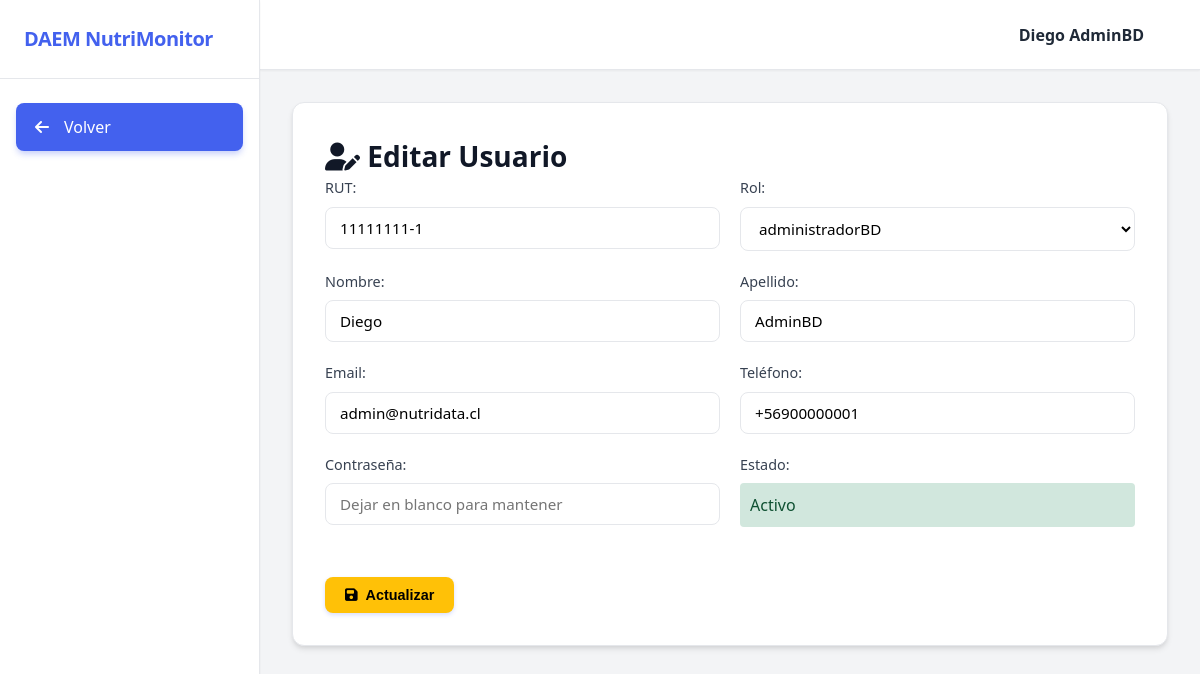
The page /public/AdminBD/crud_usuario/edit.php?id=1 (signed in) on the database its author committed.
### tables this page shows
CREATE TABLE Usuario (
    Id INT AUTO_INCREMENT PRIMARY KEY,
    Id_Rol INT,
    Rut VARCHAR(10),
    Nombre VARCHAR(255),
    Apellido VARCHAR(255),
    Contraseña VARCHAR(255),
    Telefono VARCHAR(255),
    Email VARCHAR(255),
    Estado BOOLEAN,
    FechaEliminacion DATE,
    MotivoEliminacion TEXT,
    FOREIGN KEY (Id_Rol) REFERENCES Rol(Id)
);

CREATE TABLE Rol (
    Id INT AUTO_INCREMENT PRIMARY KEY,
    Nombre VARCHAR(255)
);

### public/AdminBD/crud_usuario/edit.php (the view, shortened to what this page needs)
<?php
$pdo = getConnection();
$id_usuario = $_GET['id'] ?? null;
$stmt = $pdo->prepare("SELECT * FROM Usuario WHERE Id = ?");
$stmt->execute([$id_usuario]);
$usuario = $stmt->fetch(PDO::FETCH_ASSOC);
$es_activo = ($usuario['Estado'] == 1);
$readonly_attr = $es_activo ? '' : 'disabled';
$roles = $pdo->query("SELECT Id, Nombre FROM Rol ORDER BY Nombre")->fetchAll(PDO::FETCH_ASSOC);
$errores = [];
if ($_SERVER['REQUEST_METHOD'] === 'POST') {
    if (!$es_activo) {
        $_SESSION['error'] = "Usuario inactivo no editable.";
        header("Location: ../../dashboard_admin_bd.php?vista=usuarios");
        exit;
    }
    $rut = trim($_POST['rut']);
    $nombre = trim($_POST['nombre']);
    $apellido = trim($_POST['apellido']);
    $email = trim($_POST['email']);
    $telefono = trim($_POST['telefono']);
    $nueva_contrasena = $_POST['contrasena'];
    $rol_id = $_POST['rol_id'];
    if (empty($rut) || empty($nombre) || empty($rol_id)) {
        $errores[] = "Campos obligatorios faltantes.";
    } else {
        try {
            if (!empty($nueva_contrasena)) {
                $pass_hashed = password_hash($nueva_contrasena, PASSWORD_DEFAULT);
                $sql = "UPDATE Usuario SET Id_Rol=?, Rut=?, Nombre=?, Apellido=?, Email=?, Telefono=?, Contraseña=? WHERE Id=?";
                $pdo->prepare($sql)->execute([$rol_id, $rut, $nombre, $apellido, $email, $telefono, $pass_hashed, $id_usuario]);
            } else {
                $sql = "UPDATE Usuario SET Id_Rol=?, Rut=?, Nombre=?, Apellido=?, Email=?, Telefono=? WHERE Id=?";
                $pdo->prepare($sql)->execute([$rol_id, $rut, $nombre, $apellido, $email, $telefono, $id_usuario]);
            }
            $_SESSION['success_message'] = "Usuario actualizado.";
            header("Location: ../../dashboard_admin_bd.php?vista=usuarios");
            exit;
        } catch (PDOException $e) {
            $errores[] = "Error: " . $e->getMessage();
        }
    }
} else {
    $rut = $usuario['Rut']; $nombre = $usuario['Nombre']; $apellido = $usuario['Apellido'];
    $email = $usuario['Email']; $telefono = $usuario['Telefono']; $rol_id = $usuario['Id_Rol'];
}
?>
<!DOCTYPE html>
<html lang="es">
<head>
    <link rel="stylesheet" href="../../css/styles.css">
    <link rel="stylesheet" href="https://cdnjs.cloudflare.com/ajax/libs/font-awesome/6.4.0/css/all.min.css">
</head>
<body>
    <div class="dashboard-wrapper">
        <aside class="sidebar">
            <div class="sidebar-header"><h2>DAEM NutriMonitor</h2></div>
            <nav class="sidebar-nav">
                 <a href="../../dashboard_admin_bd.php?vista=usuarios" class="nav-item active"><i class="fa-solid fa-arrow-left"></i> Volver</a>
            </nav>
        </aside>
        <main class="main-content">
            <header class="header">
                <div class="header-user"><?php echo htmlspecialchars($_SESSION['user_nombre'] ?? 'Usuario'); ?></div>
            </header>
            <section class="content-body">
                <div class="content-container">
                    <?php if ($es_activo): ?>
                        <h1><i class="fa-solid fa-user-pen"></i> Editar Usuario</h1>
                    <?php else: ?>
                        <h1 style="color: #6c757d;"><i class="fa-solid fa-user-lock"></i> Usuario Inactivo</h1>
                    <?php endif; ?>
                    <form method="POST" class="crud-form">
                        <div style="display:flex; gap:20px;">
                            <div class="form-group" style="flex:1;"><label>RUT:</label><input type="text" name="rut" value="<?php echo htmlspecialchars($rut); ?>" <?php echo $readonly_attr; ?>></div>
                            <div class="form-group" style="flex:1;">
                                <label>Rol:</label>
                                <select name="rol_id" <?php echo $readonly_attr; ?>>
                                    <?php foreach ($roles as $r): ?>
                                        <option value="<?php echo $r['Id']; ?>" <?php echo ($r['Id'] == $rol_id) ? 'selected' : ''; ?>><?php echo htmlspecialchars($r['Nombre']); ?></option>
                                    <?php endforeach; ?>
                                </select>
                            </div>
                        </div>
                        <div style="display:flex; gap:20px;">
                            <div class="form-group" style="flex:1;"><label>Nombre:</label><input type="text" name="nombre" value="<?php echo htmlspecialchars($nombre); ?>" <?php echo $readonly_attr; ?>></div>
                            <div class="form-group" style="flex:1;"><label>Apellido:</label><input type="text" name="apellido" value="<?php echo htmlspecialchars($apellido); ?>" <?php echo $readonly_attr; ?>></div>
                        </div>
                        <div style="display:flex; gap:20px;">
                            <div class="form-group" style="flex:1;"><label>Email:</label><input type="email" name="email" value="<?php echo htmlspecialchars($email); ?>" <?php echo $readonly_attr; ?>></div>
                            <div class="form-group" style="flex:1;"><label>Teléfono:</label><input type="text" name="telefono" value="<?php echo htmlspecialchars($telefono); ?>" <?php echo $readonly_attr; ?>></div>
                        </div>
                        <div style="display:flex; gap:20px;">
                            <div class="form-group" style="flex:1;"><label>Contraseña:</label><input type="password" name="contrasena" placeholder="Dejar en blanco para mantener" <?php echo $readonly_attr; ?>></div>
                            <div class="form-group" style="flex:1;">
                                <label>Estado:</label>
                                <?php if ($es_activo): ?>
                                    <div style="padding:10px; background:#d1e7dd; color:#0f5132; border-radius:4px;">Activo</div>
                                <?php else: ?>
                                    <div style="padding:10px; background:#f8d7da; color:#842029; border-radius:4px;">
                                        Inactivo (Eliminado el <?php echo $usuario['FechaEliminacion']; ?>)
                                    </div>
                                <?php endif; ?>
                            </div>
                        </div>
                        <?php if ($es_activo): ?>
                            <div class="form-actions" style="margin-top:30px;">
                                <button type="submit" class="btn-create" style="background-color:#ffc107; color:#000;"><i class="fa-solid fa-save"></i> Actualizar</button>
                            </div>
                        <?php endif; ?>
                    </form>
                </div>
            </section>
        </main>
    </div>
</body>
</html>

### public/css/styles.css (style rules this page uses)
:root { --primary-color: #4361ee; --primary-hover: #3a56d4; --secondary-color: #3f37c9; --success-color: #10b981; --danger-color: #ef4444; --warning-color: #f59e0b; --info-color: #3b82f6; --bg-body: #f3f4f6; --bg-sidebar: #ffffff; --text-main: #1f2937; --text-muted: #6b7280; --border-color: #e5e7eb; --shadow-sm: 0 1px 2px 0 rgba(0, 0, 0, 0.05); --shadow-md: 0 4px 6px -1px rgba(0, 0, 0, 0.1), 0 2px 4px -1px rgba(0, 0, 0, 0.06); --radius-md: 0.5rem; --radius-lg: 0.75rem; }
* { margin: 0; padding: 0; box-sizing: border-box; }
body { font-family: 'Segoe UI', system-ui, -apple-system, sans-serif; background-color: var(--bg-body); color: var(--text-main); display: flex; min-height: 100vh; line-height: 1.5; }
.dashboard-wrapper { display: flex; width: 100%; }
.sidebar { width: 260px; background: var(--bg-sidebar); border-right: 1px solid var(--border-color); display: flex; flex-direction: column; position: sticky; top: 0; height: 100vh; box-shadow: var(--shadow-sm); z-index: 10; }
.sidebar-header { padding: 1.5rem; border-bottom: 1px solid var(--border-color); }
.sidebar-header h2 { font-size: 1.25rem; font-weight: 700; color: var(--primary-color); letter-spacing: -0.025em; }
.sidebar-nav { padding: 1.5rem 1rem; flex-grow: 1; overflow-y: auto; }
.nav-item { display: flex; align-items: center; padding: 0.75rem 1rem; text-decoration: none; color: var(--text-main); border-radius: var(--radius-md); font-weight: 500; margin-bottom: 0.25rem; transition: all 0.2s ease; }
.nav-item i { margin-right: 0.75rem; width: 20px; text-align: center; color: var(--text-muted); transition: color 0.2s; }
.nav-item.active { background-color: var(--primary-color); color: #fff; box-shadow: 0 4px 6px -1px rgba(67, 97, 238, 0.3); }
.nav-item.active i { color: #fff; }
.main-content { flex-grow: 1; display: flex; flex-direction: column; width: calc(100% - 260px); }
.header { height: 70px; background: var(--bg-sidebar); border-bottom: 1px solid var(--border-color); display: flex; align-items: center; justify-content: flex-end; padding: 0 2rem; box-shadow: var(--shadow-sm); }
.header-user { font-weight: 600; margin-right: 1.5rem; color: var(--text-main); }
.content-body { padding: 2rem; overflow-y: auto; flex-grow: 1; }
.content-container { background: #ffffff; border-radius: var(--radius-lg); padding: 2rem; box-shadow: var(--shadow-md); border: 1px solid var(--border-color); max-width: 1200px; margin: 0 auto; transition: transform 0.2s; }
h1 { font-size: 1.75rem; font-weight: 700; color: #111827; }
.form-group { margin-bottom: 1.25rem; }
label { display: block; margin-bottom: 0.5rem; font-weight: 500; color: #374151; font-size: 0.9rem; }
input[type="text"], input[type="email"], input[type="password"], input[type="number"], input[type="date"], select, textarea { width: 100%; padding: 0.625rem 0.875rem; border: 1px solid var(--border-color); border-radius: var(--radius-md); font-size: 0.95rem; font-family: inherit; transition: border-color 0.15s, box-shadow 0.15s; background-color: #fff; resize: none; }
.btn-create, .btn-login, .btn-logout, button[type="submit"] { display: inline-flex; align-items: center; justify-content: center; padding: 0.625rem 1.25rem; border-radius: var(--radius-md); font-weight: 600; text-decoration: none; cursor: pointer; border: none; transition: all 0.2s; font-size: 0.9rem; gap: 0.5rem; }
.btn-create, button[type="submit"] { background-color: var(--primary-color); color: white; box-shadow: 0 2px 4px rgba(67, 97, 238, 0.2); }

### rows shown on the page
usuario: rut "11111111-1", rol_id "administradorBD", nombre "Diego", apellido "AdminBD", email "admin@nutridata.cl", telefono "+56900000001"

### other values the page prints
$_SESSION['user_nombre'] "Diego AdminBD"
